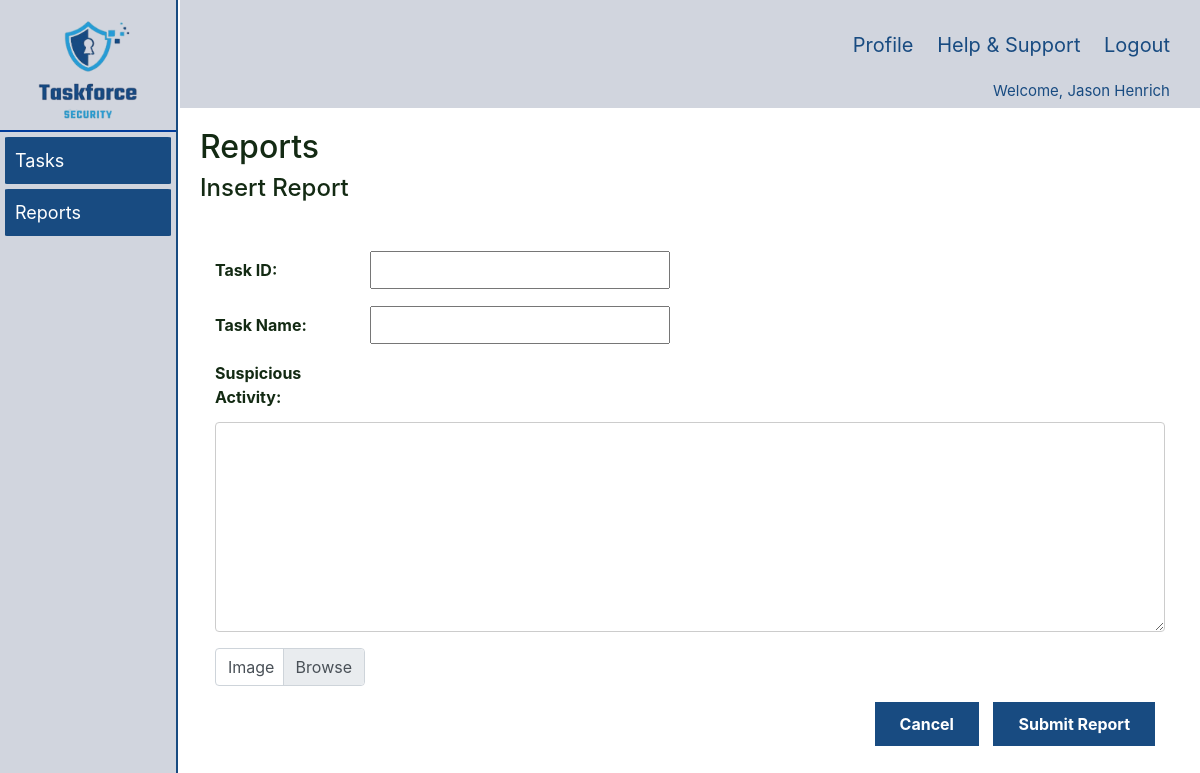
The page /security_officer/insert_report.php?taskId=50002 (signed in) on the database as committed earlier.
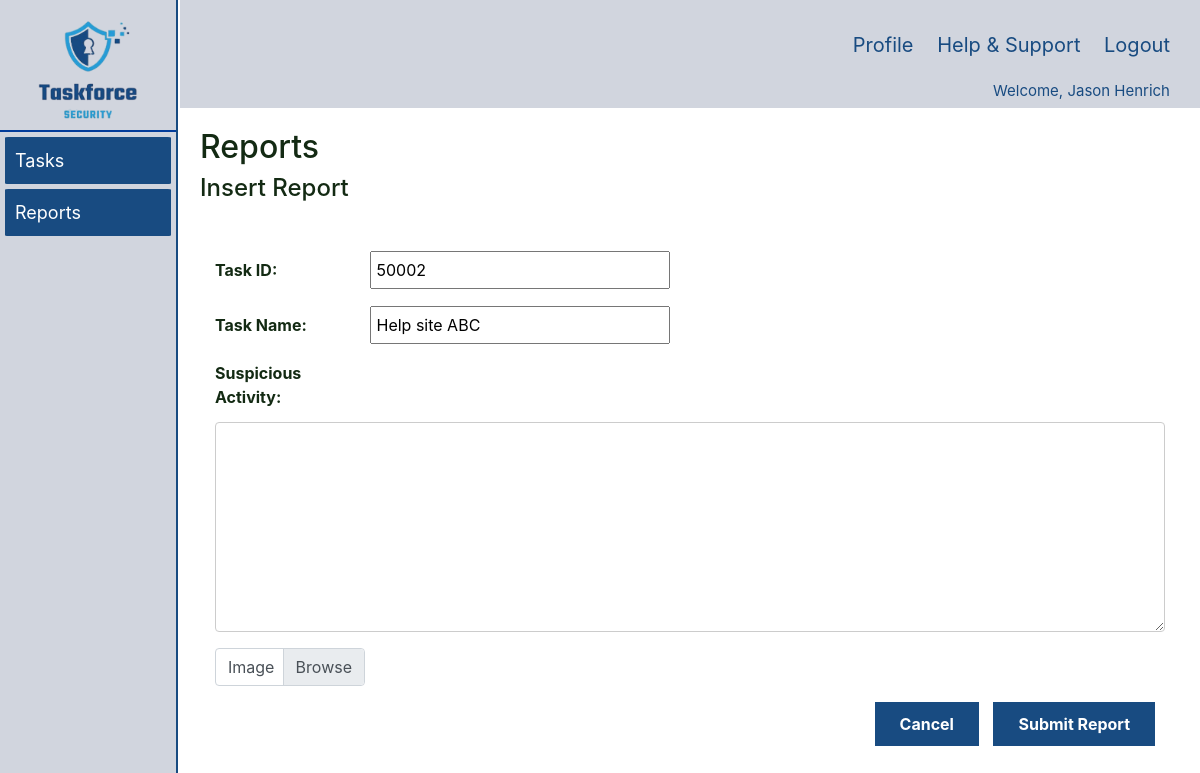
The same page on the database as committed later.
### tables this page shows
CREATE TABLE `task` (
  `taskId` int(5) NOT NULL,
  `taskName` varchar(50) NOT NULL,
  `taskDetailsCli` text NOT NULL,
  `taskDetailsDis` text DEFAULT NULL,
  `taskDetailsSup` text DEFAULT NULL,
  `dateCreated` date NOT NULL,
  `dateFrom` date NOT NULL,
  `dateTo` date NOT NULL,
  `statusDis` char(5) NOT NULL,
  `statusSup` char(5) DEFAULT NULL,
  `dispatcherId` int(5) DEFAULT NULL,
  `securityOfficerId` int(11) DEFAULT NULL,
  `supervisorId` int(5) DEFAULT NULL,
  `scheduleId` int(5) DEFAULT NULL,
  `declineReason` text DEFAULT NULL,
  `timestamp` timestamp NOT NULL DEFAULT current_timestamp() ON UPDATE current_timestamp()
);

### security_officer/insert_report.php (the view, shortened to what this page needs)
<!DOCTYPE html>
<html lang="en">
<head>
    <link rel="stylesheet" href="../styles/navigation.css" />
    <link rel="stylesheet" href="../styles/style.css" />
    <link rel="stylesheet" href="https://cdn.jsdelivr.net/npm/bootstrap@4.6.2/dist/css/bootstrap.min.css">
</head>
<body>
    <div class="wrapper">
        <div class="left_navbar">
            <div class="logo">
                <img src="../images/Logo.png" alt="" onclick="redirecttotask()" />
            </div>
            <ul>
                <a href="tasks.php">
                    <li>Tasks</li>
                </a>
                <a href="reports.php">
                    <li>Reports</li>
                </a>
            </ul>
        </div>
        <div class="right_content">
            <div class="upper_navbar">
                <a href="../profile/profile.php">Profile</a>
                <a href="../help_support/help_support.php">Help & Support</a>
                <a href="../login/logout.php">Logout</a>
            </div>
            <div class="upper_navbar_user">
                <?php
                $loginName = $_SESSION['loginName'];
                echo 'Welcome, ' . $loginName;
                ?>
            </div>
            <div class="main_content">
                <?php
                require_once "../inc/dbconn.inc.php";
                $sql = "SELECT * FROM Task T WHERE T.statusSup ='SUP03' AND T.taskId = " . $_REQUEST['taskId'] . " LIMIT 1";
                $result = $conn->query($sql);
                $task =  $result->fetch_assoc();
                ?>
                <div class="main_content">
                    <h2>Reports</h2>
                    <h4>Insert Report</h4>
                    <div class="container mt-5">
                        <form action="" id="reportForm" method="POST" enctype="multipart/form-data">
                            <div class="form-group">
                                <label for="id-task">Task ID:</label>
                                <input type="text" id="id-task" name="task" value="<?php echo $task['taskId'] ?? ''; ?>" readonly>
                            </div>
                            <div class="form-group">
                                <label for="task-name">Task Name:</label>
                                <input type="text" id="task-name" name="taskname" value="<?php echo isset($task['taskName']) ? htmlspecialchars($task['taskName']) : ''; ?>" readonly>
                            </div>
                            <span class="labelAndTextarea">
                                <label for="id-report">Suspicious Activity:</label>
                                <textarea id="id-report" name="report" rows="8" cols="50" required></textarea>
                            </span>
                            <div class="form-group">
                                <div class="custom-file">
                                    <label class="custom-file-label" for="validatedCustomFile">Image</label>
                                </div>
                            </div>
                            <div class="right-button">
                                <button type="button" onclick="cancelButton()">Cancel</button>
                                <button type="submit" value="Upload Image" name="submit" id="createGroupBtn">Submit Report </button>
                            </div>
                        </form>
                    </div>
                </div>
            </div>
        </div>
    </div>
</body>
</html>

Rows that differ between the two databases and show on the page:
now on this page (row edited): task: task "50002", taskname "Help site ABC"
